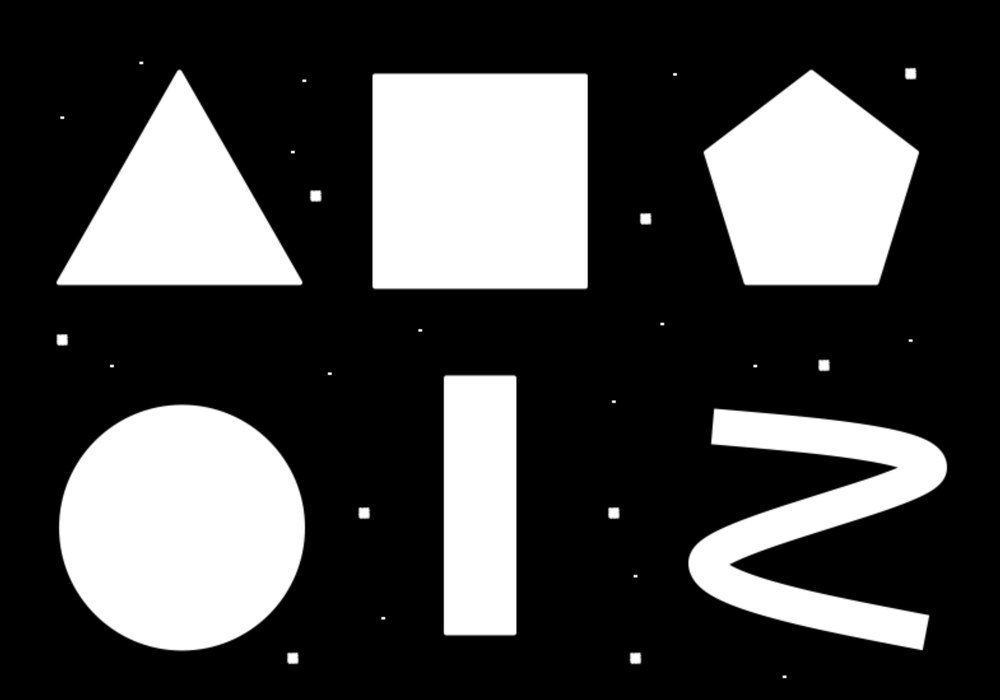
%> input picture TP4_Segmentación de objetos mediante atributos geométricos/Figuras.png, 1000 x 700 px, shrunk from 1962 x 1374 before the run
$ octave segment_figures.m   (GNU Octave 9; MATLAB toolbox functions it lacks are replaced by stand-ins)
%> lines starting %> are read from the running program, lines starting %| are printed output that depends on the picture; in (x1, y1, x2, y2) boxes, pixels count from 0 and x2, y2 are one past the last pixel; in counts of white or black regions, pixels touching at a corner belong together; the program's own positions count from 1
clc
clear
close all
im = imread('Figuras.png');
%> im is the input picture: size 700x1000x3 uint8; mean R, G, B 72.3, 72.3, 72.3

im = im(:,:,1);
%> im: size 700x1000 uint8
[n_rows,ncols] = size(im);
%> n_rows = 700; ncols = 1000
i_max = max(max(im)); im = im > 0.5*i_max; i_max = max(max(im));
%> after `i_max = max(max(im))`: i_max = 255
%> after `im = im > 0.5*i_max`: im: size 700x1000 logical; 28.3% white; 30 white regions (15 under 20 px), largest, box (x1, y1, x2, y2) and area: (59, 405, 305, 651) 47453, (372, 74, 588, 289) 46428, (704, 70, 919, 285) 32225
%> after `i_max = max(max(im))`: i_max = true
i_min = min(min(im));
%> i_min = false

[L, n_o] = bwlabel(im,8);
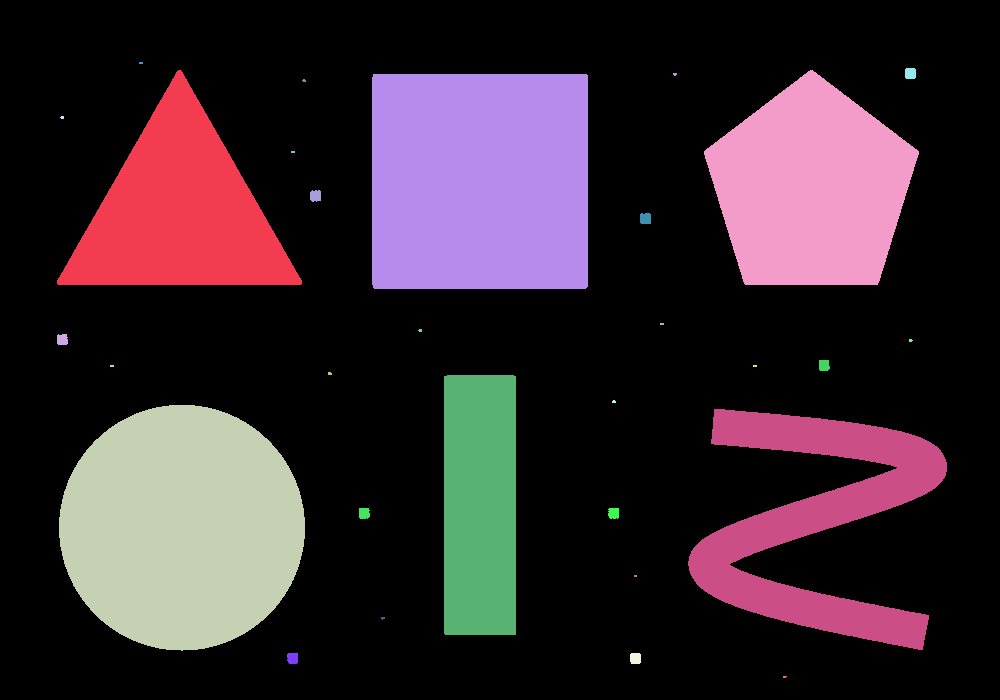
%> L: size 700x1000 double; 31 distinct labels, from 0 to 30; one colour per label, 0 black
%> n_o = 30
i_max_label = max(max(L));
%> i_max_label = 30
i_min_label = min(min(L));
%> i_min_label = 0
figure(2)
subplot(1,2,1)
imshow(im)
colorbar
subplot(1,2,2)
imshow(L, [0, n_o]);
colormap(gca, 'jet');
colorbar
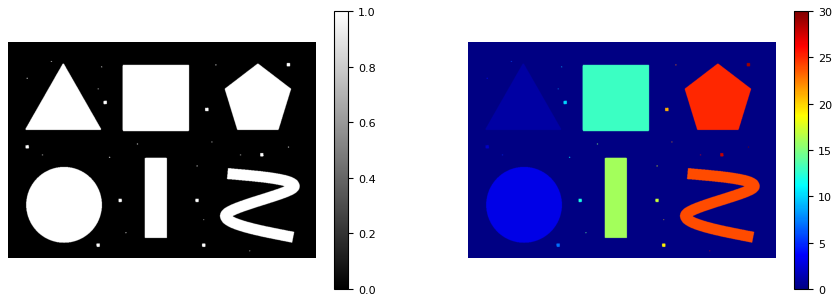
%> figure redrawn from the program's plot data, 2 panels

% [90 lines of commented-out code are left out]

$ run again, with TP4_Segmentación de objetos mediante atributos geométricos/Imagen Circulo.jpg saved as TP4_Segmentación de objetos mediante atributos geométricos/Figuras.png
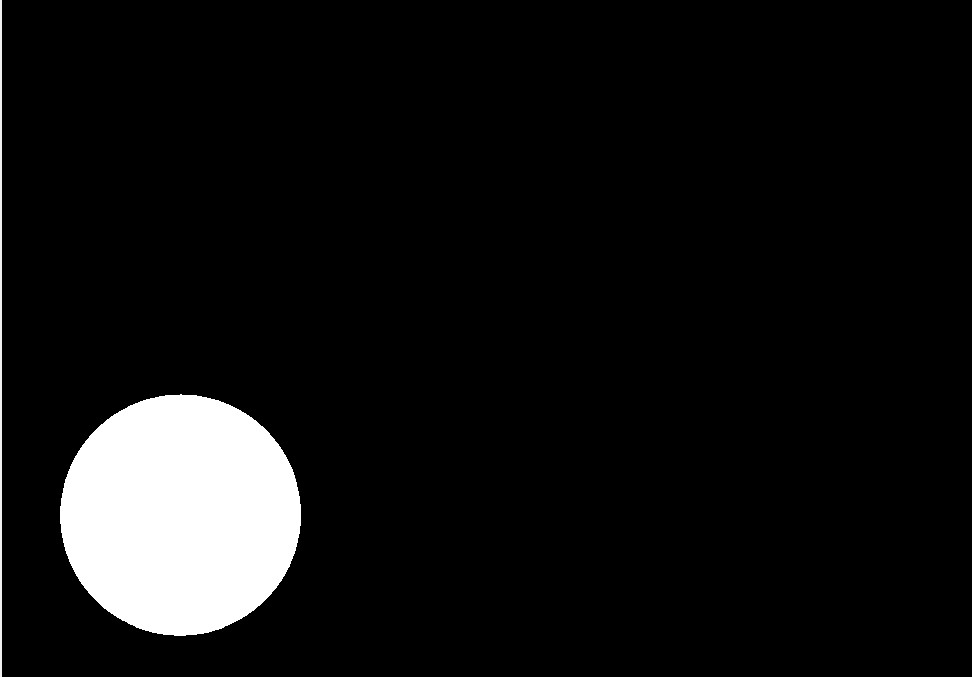
%> input picture TP4_Segmentación de objetos mediante atributos geométricos/Imagen Circulo.jpg, 972 x 677 px
%> im is the input picture: size 677x972x3 uint8; min 0, max 255, mean 18.2
%> i_max = 255
%> i_max = true
%> i_min = false
%> `[L, n_o] = bwlabel(im,8);`:
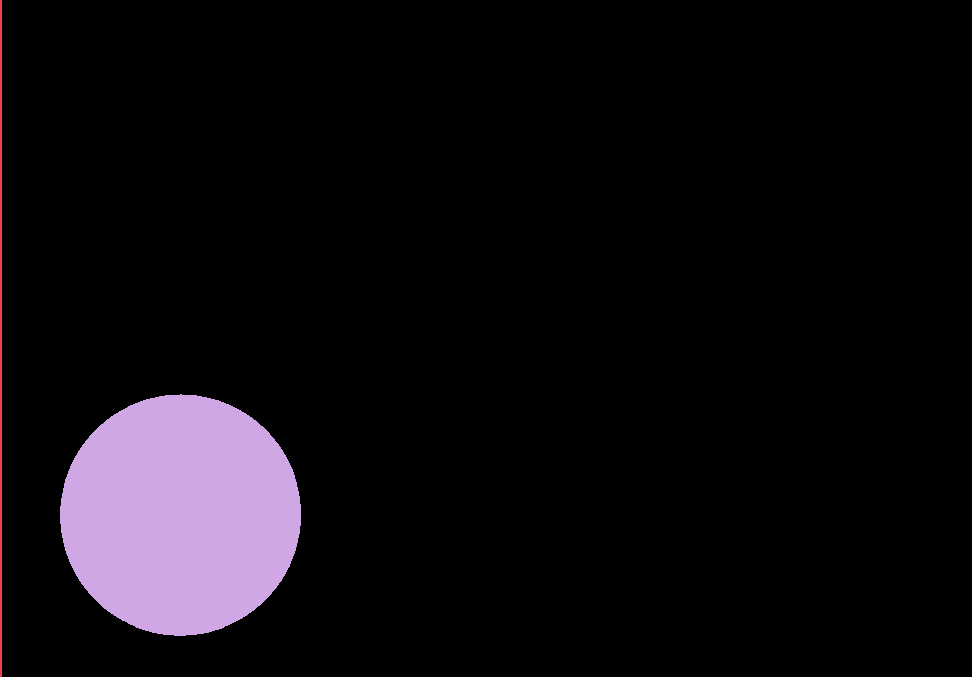
%> L: size 677x972 double; 3 distinct labels, from 0 to 2; one colour per label, 0 black
%> n_o = 2
%> i_min_label = 0
%> `colorbar`:
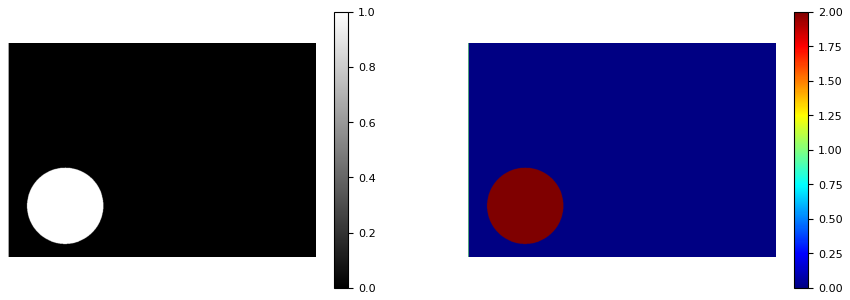
%> figure redrawn from the program's plot data, 2 panels

$ run again, with TP4_Segmentación de objetos mediante atributos geométricos/Imagen Cuadrado.jpg saved as TP4_Segmentación de objetos mediante atributos geométricos/Figuras.png
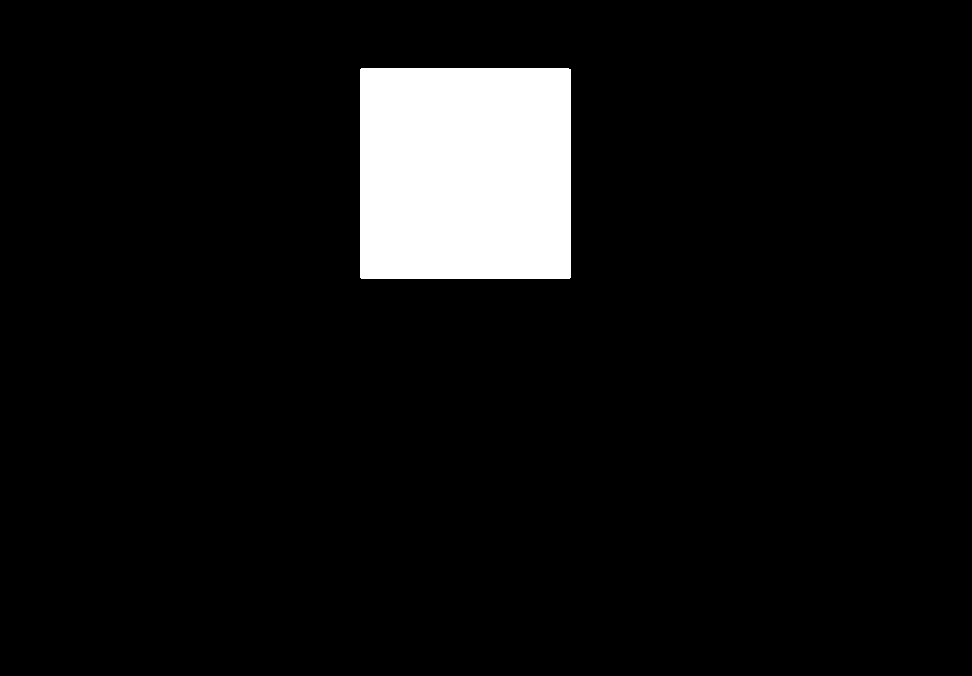
%> input picture TP4_Segmentación de objetos mediante atributos geométricos/Imagen Cuadrado.jpg, 972 x 676 px
%> im is the input picture: size 676x972x3 uint8; min 0, max 255, mean 17.3
%> i_max = 255
%> i_max = true
%> i_min = false
%> L: size 676x972 double; values 0 (black) and 1 (white), 6.8% white; 1 white region, box (x1, y1, x2, y2) and area: (360, 68, 571, 279) 44516
%> n_o = 1
%> i_min_label = 0
%> `colorbar`:
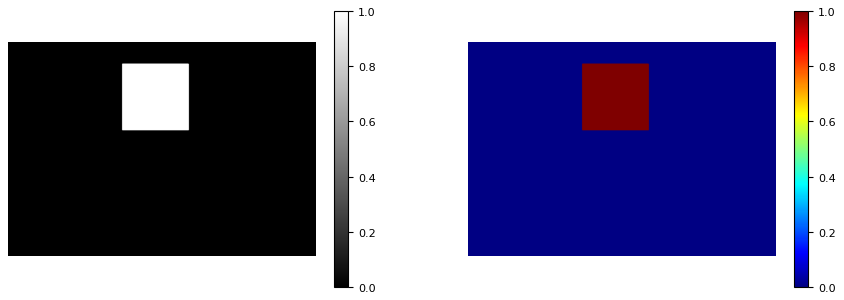
%> figure redrawn from the program's plot data, 2 panels

$ run again, with TP4_Segmentación de objetos mediante atributos geométricos/Imagen Pentagono.jpg saved as TP4_Segmentación de objetos mediante atributos geométricos/Figuras.png
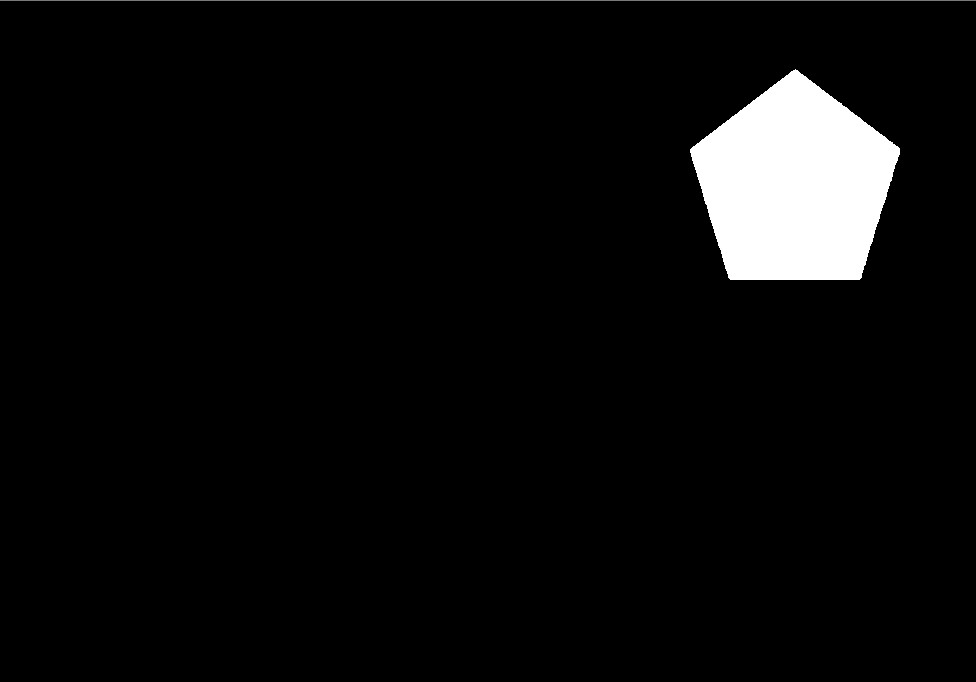
%> input picture TP4_Segmentación de objetos mediante atributos geométricos/Imagen Pentagono.jpg, 976 x 682 px
%> im is the input picture: size 682x976x3 uint8; min 0, max 255, mean 12
%> i_max = 255
%> `im = im > 0.5*i_max`:
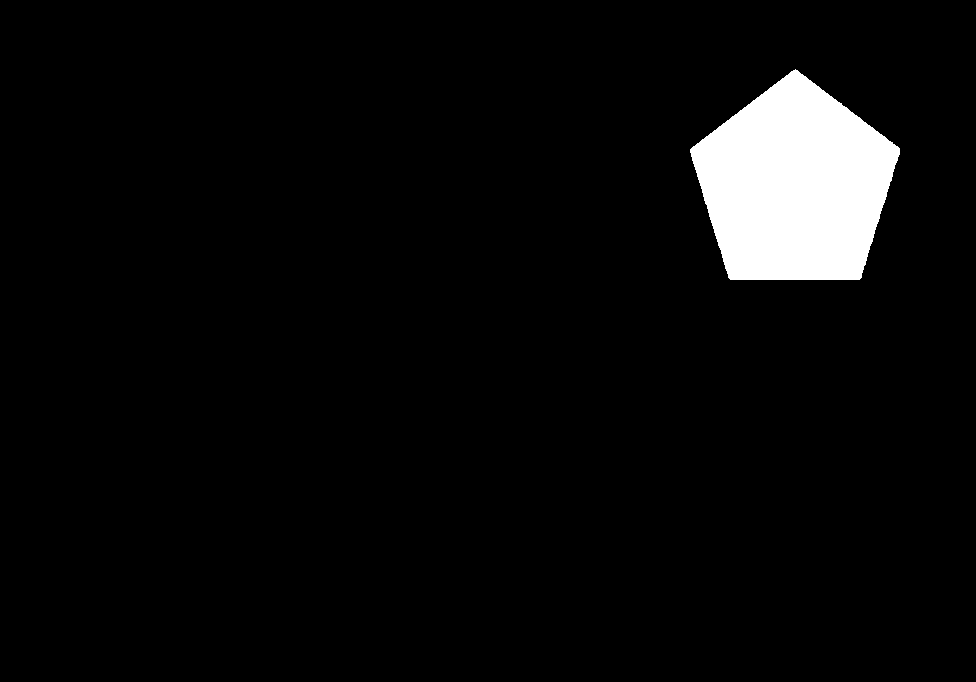
%> im: size 682x976 logical; 4.6% white; 1 white region, box (x1, y1, x2, y2) and area: (690, 69, 900, 280) 30941
%> i_max = true
%> i_min = false
%> n_o = 1
%> i_min_label = 0
%> `colorbar`:
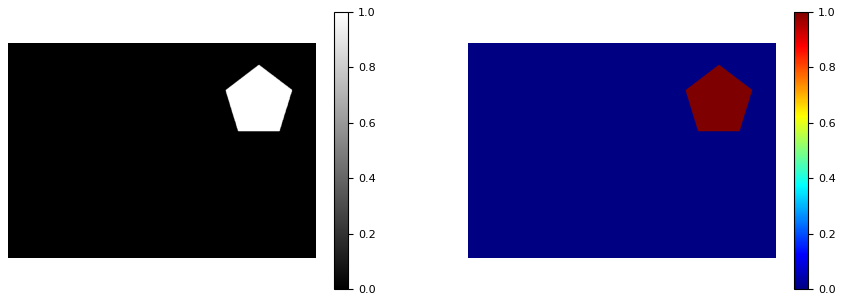
%> figure redrawn from the program's plot data, 2 panels
